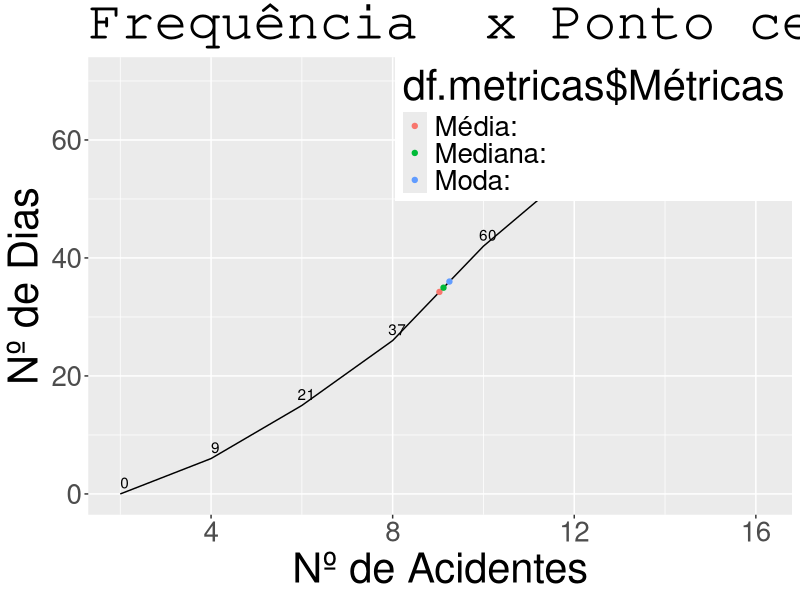

Write R code to recreate this figure.
#Atividade 01

library(formattable)
library(ggplot2)


#====================================== Funções
isEmpty <- function(x) {
  return(length(x)==0)
}

retornaLimiteInf <- function(idx){
  lim.inf <- toString(df$variavel[idx])
  matches <- regmatches(lim.inf, regexpr("[[:digit:]]+", lim.inf))
  lim.inf <- as.numeric(unlist(matches))
  return(lim.inf)
  
}

calcSeparatriz <- function(sep){
  vet.sep <- vector(mode="numeric", length=0)
  for(i in 1:(sep - 1)){
    sep.classe <- (i*sum(df$fi))/sep
    
    x <- vector(mode="numeric", length=0)
    for(j in df$Fi){
      if(sep.classe < j){
        x <- append(x, j)
      }
    }
    idx.classe.sep <- match(min(x), df$Fi)
    
    sep.Fant <- df$Fi[idx.classe.sep - 1]
    if (isEmpty(sep.Fant)) {
      sep.Fant <- 0
    }
    
    sep.li <- retornaLimiteInf(idx.classe.sep)
    sep.fi <- df$fi[idx.classe.sep]
    
    sep.calc <- ((((((sum(df$fi)*i)/sep)-sep.Fant)*hi)/sep.fi)+sep.li)
    vet.sep <- append(vet.sep, sep.calc)
  }
  return(vet.sep)
}

recuperaLimites <- function(vet){
  variaveis <- vector(mode="numeric", length=0)
  for(i in vet){
    i <- toString(i)
    matches <- regmatches(i, gregexpr("[[:digit:]]+", i))
    numeros <- as.numeric(unlist(matches))
    variaveis <- append(variaveis, numeros)
  }
  return(unique(variaveis))
  
}

descobreFuncao <- function(vet, vetx, vety){
  
  valores.y <- vector(mode="numeric", length=0)
  for(i in vet){
    idx <- 0
    for(j in vetx){
      if(i < j){
        idx <- match(j,vetx)
        break
      }

    }
    xant <- vetx[idx - 1]
    xpos <- vetx[idx]
    yant <- vety[idx -1]
    ypos <- vety[idx]
    
    a <- ((ypos - yant)/(xpos - xant))
    b <- yant - (a * xant)
    
    y <- a*i + b
    
    valores.y <- append(valores.y, y)
    
  }
  return(valores.y)
}

#====================================== Criação do dataframe

#informe os valores dos intervalos
variavel <- c("[2,4[", "[4,6[", "[6,8[","[8,10[", "[10,12[", "[12,14[", "[14,16[")
#informe os valores da frequência simples
fi <- c(6,9,11,16,13,10,5)
#informe os nomes das colunas
nomes.colunas <- c("Nº de Acidentes","Nº de Dias")
#informe o valor da amplitude do intervalo
hi <- 2
variacao <- 1

xi <- (recuperaLimites(variavel) +(hi/2))[1:length(fi)]
df = data.frame(variavel, fi, xi)
rm(variavel, fi)

df <- transform(df,  fri = round((prop.table(fi)), digits = 2), Fi = cumsum(fi))
df <- transform(df, fri.percent = fri*100, fri.grau = fri*360, Fri = round(Fi / sum(df$fi), digits = 2))
df <- transform(df, Fri.percent = Fri *100, Fri.grau = Fri*360, fxi = fi * xi)

variaveis.valores <- recuperaLimites(df$variavel)
df.apresentacao <- df
names(df.apresentacao)[1] <- nomes.colunas[1]
names(df.apresentacao)[2] <- nomes.colunas[2]

parametro <- c("Somatória Frequência: ", "Nº Total de Linhas: ", "Amplitude Total: ", "Amplitude Amostral: ", "Amplitude Intervalo: " )
valores <- c(sum(df$fi), length(df$variavel), (max(variaveis.valores)-min(variaveis.valores)), 
             (max(variaveis.valores) - variacao - min(variaveis.valores)), hi)


df.infos <- data.frame(parametro, valores)
colnames(df.infos) <- c("Parâmetros", "Valores")
rm(parametro, valores, variacao)


#====================================== Calculos Medidas Estatísticas

#media
Me <- sum(df$fxi)/sum(df$fi)

#Moda
Classe.Mo <- max(df$fi)
idx.classe.Mo <- match(Classe.Mo, df$fi)



Mo.fant <- df$fi[idx.classe.Mo - 1]

if (isEmpty(Mo.fant)) {
  Mo.fant <- 0
}

Mo.fpos <- df$fi[idx.classe.Mo + 1]

if (isEmpty(Mo.fpos)) {
  Mo.fpos <- 0
}

Mo.D1 <- Classe.Mo - Mo.fant
Mo.D2 <- Classe.Mo - Mo.fpos

Mo.li <- toString(df$variavel[idx.classe.Mo])
valor.string <- regmatches(Mo.li, regexpr("[[:digit:]]+", Mo.li))
Mo.li <- as.numeric(unlist(valor.string))

Mo <- (Mo.li + ((Mo.D1/(Mo.D1+Mo.D2))*hi))

rm(Classe.Mo, idx.classe.Mo, Mo.fant, Mo.fpos, Mo.D1, Mo.D2, Mo.li, valor.string)

#Mediana
Classe.Md <- sum(df$fi)/2

x <- vector(mode="numeric", length=0)
for(i in df$Fi){
  
  if(Classe.Md < i){
    x <- append(x, i)
  }
}

idx.classe.Md <- match(min(x), df$Fi)

Md.Fant <- df$Fi[idx.classe.Md - 1]

if (isEmpty(Md.Fant)) {
  Md.Fant <- 0
}

Md.li <- toString(df$variavel[idx.classe.Md])
valor.string <- regmatches(Md.li, regexpr("[[:digit:]]+", Md.li))
Md.li <- as.numeric(unlist(valor.string))

Md.fi <- df$fi[idx.classe.Md]

Md <- (((((sum(df$fi)/2) - Md.Fant)/Md.fi)*hi)+Md.li)

rm(Classe.Md, x, i, idx.classe.Md, Md.Fant, Md.li,valor.string, Md.fi)

nomes <- c("Média: ", "Moda: ", "Mediana: ")
valores <- c(Me, Mo, Md)

df.metricas <- data.frame(nomes, valores)
df.metricas$valores <- round(df.metricas$valores, 2)
colnames(df.metricas) <- c("Métricas", "Valores")

rm(nomes, valores)
#====================================== Calculos Separatrizes

Q <- calcSeparatriz(4)
D <- calcSeparatriz(10)
P <- calcSeparatriz(100)


#====================================== Criação do Histograma
hist <- ggplot(data=df, aes(x=variavel, y=fi))
hist <- hist + geom_col(color='black', fill = 'blue') +   
  geom_text(stat = 'identity', aes(label = fri.percent,y = fi + 0.5, x = variavel, vjust = -0.2))

hist <- hist +   
  xlab(nomes.colunas[1]) + 
  ylab(nomes.colunas[2]) +
  ggtitle("Histograma") +
  theme(axis.title.x = element_text(color="Black", size=30),
        axis.title.y = element_text(color="Black", size=30),
        axis.text.x = element_text(size=20),
        axis.text.y = element_text(size=20),
        
        legend.title = element_text(size=30),
        legend.text = element_text(size=20),
        legend.position = c(1,1),
        legend.justification = c(1,1),
        
        plot.title = element_text(color="Black",
                                  size=40,
                                  family="Courier"))

#====================================== Criação do polígono frequeência simples x ponto médio
fi.extendido <- df$fi
fi.extendido <- append(fi.extendido, 0, 0)
fi.extendido <- append(fi.extendido, 0)

xi.extendido <- df$xi
xi.extendido <- append(xi.extendido, (min(xi.extendido)-hi), 0)
xi.extendido <- append(xi.extendido, ((max(xi.extendido)+hi)))


fri.percent.extendido <- df$fri.percent
fri.percent.extendido <- append(fri.percent.extendido, 0, 0)
fri.percent.extendido <- append(fri.percent.extendido, 0)

df.extendido <- data.frame(fi.extendido, xi.extendido, fri.percent.extendido)


poli.freq.simples <- ggplot(data=df.extendido, aes(x=xi.extendido, y=fi.extendido))
poli.freq.simples <- poli.freq.simples + geom_line() +
  geom_text(data = df.extendido, stat = 'identity', aes(label = fri.percent.extendido,y = fi.extendido + 0.5, x = xi.extendido + 0.1, vjust = -0.2))+
  scale_x_continuous(nomes.colunas[1], breaks = df.extendido$xi.extendido)

poli.freq.simples <- poli.freq.simples +  
  xlab(nomes.colunas[1]) + 
  ylab(nomes.colunas[2]) +
  ggtitle("Frequência x Ponto central") +
  theme(axis.title.x = element_text(color="Black", size=30),
        axis.title.y = element_text(color="Black", size=30),
        axis.text.x = element_text(size=20),
        axis.text.y = element_text(size=20),
        
        legend.title = element_text(size=30),
        legend.text = element_text(size=20),
        legend.position = c(1,1),
        legend.justification = c(1,1),
        
        plot.title = element_text(color="Black",
                                  size=40,
                                  family="Courier"))
rm(fi.extendido, xi.extendido, fri.percent.extendido, df.extendido)
#====================================== Criação polígono frequência acumulada


Fri.percent <- append(df$Fri.percent, 0,0)
Fi <- append(df$Fi, 0,0)

df.poli.freq.acumulada <- data.frame(variaveis.valores, Fri.percent, Fi)

poli.freq.acumulada <- ggplot()
poli.freq.acumulada <- poli.freq.acumulada + geom_line(data = df.poli.freq.acumulada, aes(x = variaveis.valores, y= Fi, group = 1)) + 
  geom_text(stat = 'identity', aes(label = Fri.percent,y = Fi + 0.5, x = variaveis.valores + 0.1, vjust = -0.2))

poli.freq.acumulada <- poli.freq.acumulada +  
  xlab(nomes.colunas[1]) + 
  ylab(nomes.colunas[2]) +
  ggtitle("Frequência  x Ponto central") +
  theme(axis.title.x = element_text(color="Black", size=30),
        axis.title.y = element_text(color="Black", size=30),
        axis.text.x = element_text(size=20),
        axis.text.y = element_text(size=20),
        
        legend.title = element_text(size=30),
        legend.text = element_text(size=20),
        legend.position = c(1,1),
        legend.justification = c(1,1),
        
        plot.title = element_text(color="Black",
                                  size=40,
                                  family="Courier"))

valores.y <- descobreFuncao(df.metricas$Valores, variaveis.valores, Fi)
poli.freq.acumulada <- poli.freq.acumulada + geom_point(aes(x=df.metricas$Valores, y=valores.y,
                                                            color=df.metricas$Métricas))

poli.freq.acumulada
rm(Fri.percent, Fi, df.poli.freq.acumulada, valores.y)

#====================================== Criação Gráfico Circular

grafico.barras<- ggplot(df, aes(x="", y=fi, fill=variavel)) + geom_bar(width = 1, stat = "identity")
grafico.circular <- grafico.barras + coord_polar("y", start=0)
grafico.circular <- grafico.circular + geom_text(data=df, aes(label = percent(fri,digits = 0)), size=5, x=1, position = position_stack(vjust = 0.4))

rm(grafico.barras)
